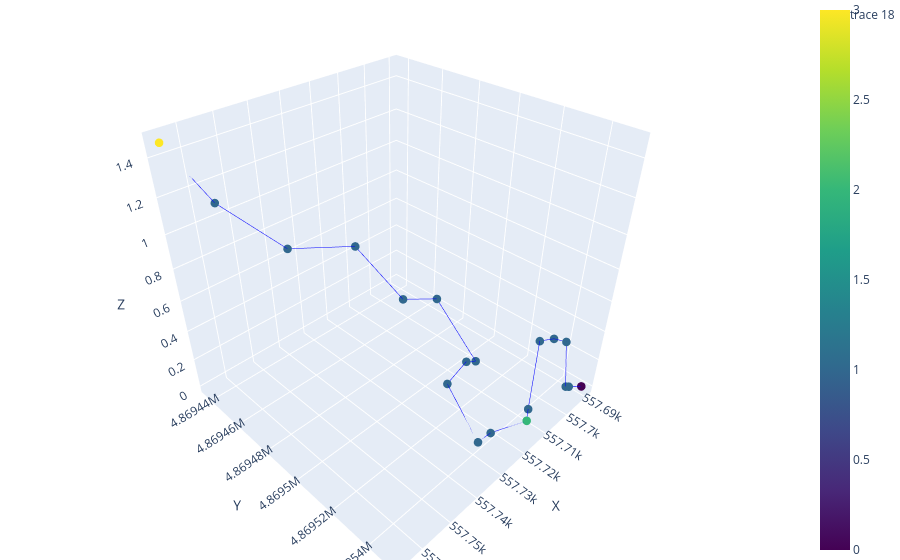

Notebook code cell kept with this figure:
### Code cell
import plotly.graph_objects as go
line_traces = []
for line in lines:
    line_traces.append(
        go.Scatter3d(
            x=line[:,0],
            y=line[:,1],
            z=line[:,2],
            mode='lines',
            line=dict(color='blue', width=1),
            showlegend=False
        )
    )
node_type_map = {cat: i for i, cat in enumerate(nodes.type.unique())}
node_colors = nodes.type.map(node_type_map)
# Scatter for nodes
scatter = go.Scatter3d(
    x=nodes.x,
    y=nodes.y,
    z=nodes.z,
    mode='markers',
    marker=dict(
        size=5,
        color=node_colors,  # categorical or numeric
        colorscale='Viridis',
        showscale=True
    )
)

# Combine and plot
fig = go.Figure(data=line_traces + [scatter])
fig.update_layout(
    scene=dict(
        xaxis_title='X',
        yaxis_title='Y',
        zaxis_title='Z'
    ),
    margin=dict(l=0, r=0, b=0, t=0)
)

fig.show()

### Figure 1 — Plotly figure (JSON) as saved in the notebook; plotly's stock layout.template omitted (floating-point values rounded to 4 significant figures)
{"data": [{"line": {"color": "blue", "width": 1}, "mode": "lines", "showlegend": false, "type": "scatter3d", "x": [557700.0, 557700.0], "y": [4870000.0, 4870000.0], "z": [0.0, 0.0]}, {"line": {"color": "blue", "width": 1}, "mode": "lines", "showlegend": false, "type": "scatter3d", "x": [557700.0, 557700.0], "y": [4870000.0, 4870000.0], "z": [0.0, 0.0]}, {"line": {"color": "blue", "width": 1}, "mode": "lines", "showlegend": false, "type": "scatter3d", "x": [557700.0, 557700.0], "y": [4870000.0, 4870000.0], "z": [0.3424, 0.0]}, {"line": {"color": "blue", "width": 1}, "mode": "lines", "showlegend": false, "type": "scatter3d", "x": [557700.0, 557700.0], "y": [4870000.0, 4870000.0], "z": [0.3424, 0.3424]}, {"line": {"color": "blue", "width": 1}, "mode": "lines", "showlegend": false, "type": "scatter3d", "x": [557700.0, 557700.0], "y": [4870000.0, 4870000.0], "z": [0.3424, 0.3424]}, {"line": {"color": "blue", "width": 1}, "mode": "lines", "showlegend": false, "type": "scatter3d", "x": [557700.0, 557700.0], "y": [4870000.0, 4870000.0], "z": [0.1191, 0.3424]}, {"line": {"color": "blue", "width": 1}, "mode": "lines", "showlegend": false, "type": "scatter3d", "x": [557700.0, 557700.0], "y": [4870000.0, 4870000.0], "z": [0.1191, 0.1191]}, {"line": {"color": "blue", "width": 1}, "mode": "lines", "showlegend": false, "type": "scatter3d", "x": [557700.0, 557700.0], "y": [4870000.0, 4870000.0], "z": [0.2382, 0.1191]}, {"line": {"color": "blue", "width": 1}, "mode": "lines", "showlegend": false, "type": "scatter3d", "x": [557700.0, 557700.0], "y": [4870000.0, 4870000.0], "z": [0.2382, 0.2382]}, {"line": {"color": "blue", "width": 1}, "mode": "lines", "showlegend": false, "type": "scatter3d", "x": [557700.0, 557700.0], "y": [4870000.0, 4870000.0], "z": [0.4615, 0.2382]}, {"line": {"color": "blue", "width": 1}, "mode": "lines", "showlegend": false, "type": "scatter3d", "x": [557700.0, 557700.0], "y": [4870000.0, 4870000.0], "z": [0.4615, 0.4615]}, {"line": {"color": "blue", "width": 1}, "mode": "lines", "showlegend": false, "type": "scatter3d", "x": [557700.0, 557700.0], "y": [4870000.0, 4870000.0], "z": [0.3424, 0.4615]}, {"line": {"color": "blue", "width": 1}, "mode": "lines", "showlegend": false, "type": "scatter3d", "x": [557700.0, 557700.0], "y": [4870000.0, 4870000.0], "z": [0.6848, 0.3424]}, {"line": {"color": "blue", "width": 1}, "mode": "lines", "showlegend": false, "type": "scatter3d", "x": [557700.0, 557700.0], "y": [4870000.0, 4870000.0], "z": [0.6848, 0.6848]}, {"line": {"color": "blue", "width": 1}, "mode": "lines", "showlegend": false, "type": "scatter3d", "x": [557700.0, 557700.0], "y": [4869000.0, 4870000.0], "z": [0.9081, 0.6848]}, {"line": {"color": "blue", "width": 1}, "mode": "lines", "showlegend": false, "type": "scatter3d", "x": [557800.0, 557700.0], "y": [4869000.0, 4869000.0], "z": [1.027, 0.9081]}, {"line": {"color": "blue", "width": 1}, "mode": "lines", "showlegend": false, "type": "scatter3d", "x": [557800.0, 557800.0], "y": [4869000.0, 4869000.0], "z": [1.251, 1.027]}, {"line": {"color": "blue", "width": 1}, "mode": "lines", "showlegend": false, "type": "scatter3d", "x": [557800.0, 557800.0], "y": [4869000.0, 4869000.0], "z": [1.474, 1.251]}, {"marker": {"color": [0, 1, 1, 1, 1, 1, 1, 2, 1, 1, 1, 1, 1, 1, 1, 1, 1, 1, 3], "colorscale": [[0, "#440154"], [0.1111, "#482878"], [0.2222, "#3e4989"], [0.3333, "#31688e"], [0.4444, "#26828e"], [0.5556, "#1f9e89"], [0.6667, "#35b779"], [0.7778, "#6ece58"], [0.8889, "#b5de2b"], [1, "#fde725"]], "showscale": true, "size": 5}, "mode": "markers", "type": "scatter3d", "x": [557700.0, 557700.0, 557700.0, 557700.0, 557700.0, 557700.0, 557700.0, 557700.0, 557700.0, 557700.0, 557700.0, 557700.0, 557700.0, 557700.0, 557700.0, 557700.0, 557800.0, 557800.0, 557800.0], "y": [4870000.0, 4870000.0, 4870000.0, 4870000.0, 4870000.0, 4870000.0, 4870000.0, 4870000.0, 4870000.0, 4870000.0, 4870000.0, 4870000.0, 4870000.0, 4870000.0, 4870000.0, 4869000.0, 4869000.0, 4869000.0, 4869000.0], "z": [0.0, 0.0, 0.3424, 0.3424, 0.3424, 0.0, 0.1191, 0.1191, 0.2382, 0.2382, 0.4615, 0.4615, 0.3424, 0.6848, 0.6848, 0.9081, 1.027, 1.251, 1.474]}], "layout": {"margin": {"b": 0, "l": 0, "r": 0, "t": 0}, "scene": {"xaxis": {"title": {"text": "X"}}, "yaxis": {"title": {"text": "Y"}}, "zaxis": {"title": {"text": "Z"}}}}}
